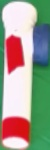
#> input picture script/1.jpg, 50 x 150 px, given in place of the camera
$ python object_tracking.py   (Python 2 division)   (older library calls are emulated)
#> lines starting #> are read from the running program, lines starting #| are printed output that depends on the picture; after the words box and inside, x2 and y2 are one past the last pixel; in counts of white or black regions, pixels touching at a corner belong together
#importing modules

import cv2
import numpy as np

#capturing video through webcam
cap=cv2.VideoCapture(0)

def auto_canny(image, sigma=0.33):
    	# compute the median of the single channel pixel intensities
	v = np.median(image)

	# apply automatic Canny edge detection using the computed median
	lower = int(max(0, (1.0 - sigma) * v))
	upper = int(min(255, (1.0 + sigma) * v))
	edged = cv2.Canny(image, lower, upper)

	# return the edged image
	return edged

while(1):
	_, img = cap.read()
#> img is the input picture: shape (150, 50, 3); mean B, G, R 144.7, 158.7, 159.5

	hsv=cv2.cvtColor(img,cv2.COLOR_BGR2HSV)
#> hsv: shape (150, 50, 3); mean H, S, V 99, 102, 194

	dic = {
		'red' : [np.array([136,87,111],np.uint8), np.array([180,255,255],np.uint8), 500, (0,0,255)],
		'blue' : [np.array([113,50,50],np.uint8), np.array([130,255,255],np.uint8), 800, (255,0,0)],
		'yello' : [np.array([22,60,200],np.uint8), np.array([60,255,255],np.uint8), 500, (0,255,0)],
		'green' : [np.array([30,19,76],np.uint8), np.array([88,128,162],np.uint8), 500, (0,255,0)],
	}

	circle_dic = {
		'washer' : [np.array([0,0,0],np.uint8), np.array([22,255,89],np.uint8), 100, (120,120,0)]
	}


	kernal = np.ones((8 ,8), "uint8")
	kernel_square = np.ones((11,11),np.uint8)
	kernel_ellipse= cv2.getStructuringElement(cv2.MORPH_ELLIPSE,(5,5))

	for k in circle_dic:
		mask = cv2.inRange(hsv, circle_dic[k][0], circle_dic[k][1])

		# [10 lines of commented-out code are left out]
		mask = cv2.GaussianBlur(mask,(11,11),-1)
		# mask = cv2.Laplacian(mask,cv2.CV_64F)
		# mask = cv2.bilateralFilter(mask,9,75,75)
		# mask = cv2.medianBlur(mask,5)

		cv2.imshow('circle', mask)
		cv2.imwrite('circle.jpg', mask)
		try:
			circles = cv2.HoughCircles(mask,cv2.HOUGH_GRADIENT,1,20,
							param1=50,param2=30,minRadius=0,maxRadius=70)
			circles = np.uint16(np.around(circles))

			print circles
			for i in np.squeeze(circles):
				# draw the outer circle
				cv2.circle(img,(i[0],i[1]),i[2],(0,255,0),2)
				# draw the center of the circle
				cv2.circle(img,(i[0],i[1]),3,(0,0,255),3)
				cv2.putText(img,k,(i[0],i[1]),cv2.FONT_HERSHEY_SIMPLEX, 1.0, circle_dic[k][3])
		except:
			print 'no circles'


	for k in dic:
		mask = cv2.inRange(hsv, dic[k][0], dic[k][1])
		dilation = cv2.dilate(mask,kernel_ellipse,iterations = 1)
		erosion = cv2.erode(dilation,kernel_square,iterations = 1)
		dilation2 = cv2.dilate(erosion,kernel_ellipse,iterations = 1)
		filtered = cv2.medianBlur(dilation2,5)
		kernel_ellipse= cv2.getStructuringElement(cv2.MORPH_ELLIPSE,(8,8))
		dilation2 = cv2.dilate(filtered,kernel_ellipse,iterations = 1)
		kernel_ellipse= cv2.getStructuringElement(cv2.MORPH_ELLIPSE,(5,5))
		median = cv2.medianBlur(dilation2,5)
		ret,mask = cv2.threshold(median,127,255,0)
		# mask = cv2.dilate(mask, kernal)
		(_,contours,hierarchy)=cv2.findContours(mask,cv2.RETR_TREE,cv2.CHAIN_APPROX_SIMPLE)
		for pic, contour in enumerate(contours):
			area = cv2.contourArea(contour)
			if(area>dic[k][2]):
				M = cv2.moments(contour)
				cx = int(M['m10']/M['m00'])
				cy = int(M['m01']/M['m00'])
				cv2.circle(img, (cx, cy), 10, dic[k][3], 3)
				x,y,_,_ = cv2.boundingRect(contour)
				rect = cv2.minAreaRect(contour)
				box = np.int0(cv2.boxPoints(rect))
				cv2.drawContours(img,[box],0,dic[k][3],2)
				cv2.putText(img,k,(x,y),cv2.FONT_HERSHEY_SIMPLEX, 1.0, dic[k][3])
#> this loop made 4 passes
#> contours on pass 4: 1 contour; box (x1, y1, x2, y2) and area: (0, 54, 7, 86) 168
#> pass 1, `mask = cv2.inRange(hsv, dic[k][0], dic[k][1])`:
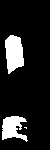
#> mask: shape (150, 50); 13.1% white; 3 white regions (1 under 20 px), largest, box (x1, y1, x2, y2) and area: (5, 35, 24, 74) 550, (2, 116, 28, 142) 425
#> pass 1, `dilation2 = cv2.dilate(erosion,kernel_ellipse,iterations = 1)`:
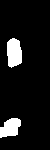
#> dilation2: shape (150, 50); 8.9% white; 2 white regions, box (x1, y1, x2, y2) and area: (7, 38, 22, 68) 366, (0, 118, 21, 138) 300
#> after the loop:
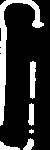
#> dilation: shape (150, 50); 18.8% white; 6 white regions (1 under 20 px), largest, box (x1, y1, x2, y2) and area: (0, 0, 44, 126) 920, (30, 61, 36, 99) 195, (28, 103, 34, 126) 110, (0, 141, 20, 150) 86, (23, 138, 34, 150) 80
#> after the loop:
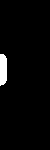
#> dilation2: shape (150, 50); 2.7% white; 1 white region, box (x1, y1, x2, y2) and area: (0, 54, 7, 86) 204
#> after the loop:
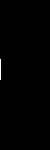
#> erosion: shape (150, 50); 0.28% white in thin lines or dots, all inside (x1, y1, x2, y2) = (0, 59, 1, 80)
#> after the loop:
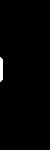
#> filtered: shape (150, 50); 0.92% white; 1 white region, box (x1, y1, x2, y2) and area: (0, 57, 3, 82) 69
#> after the loop:
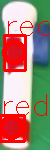
#> img: shape (150, 50, 3); 17.25% of pixels changed, all inside (x1, y1, x2, y2) = (0, 21, 50, 143)
#> after the loop: mask: shape (150, 50); 2.7% white; 1 white region, box (x1, y1, x2, y2) and area: (0, 54, 7, 86) 202

	#cv2.imshow("Redcolour",red)
	cv2.imshow("Color Tracking",img)
	#cv2.imshow("red",res)
	k = cv2.waitKey(5) & 0xFF
#> (key Esc is pressed here)
	if k == 27:
		break

cap.release()
cv2.destroyAllWindows()

$ run again, on script/2.jpg
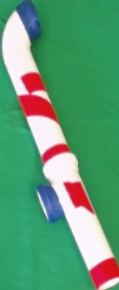
#> input picture script/2.jpg, 119 x 290 px, given in place of the camera
#> img is the input picture: shape (290, 119, 3); mean B, G, R 117.3, 155, 92.9
#> hsv: shape (290, 119, 3); mean H, S, V 85.7, 148.1, 170.3
#> the loop `for k in dic:` made 4 passes
#> pass 1, `mask = cv2.inRange(hsv, dic[k][0], dic[k][1])`:
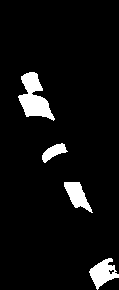
#> mask: shape (290, 119); 6.1% white; 4 white regions, box (x1, y1, x2, y2) and area: (18, 72, 55, 121) 917, (89, 258, 119, 290) 503, (64, 182, 93, 213) 443, (42, 143, 68, 163) 251
#> after the loop `for k in dic:`:
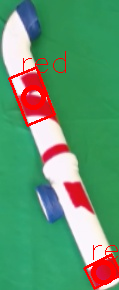
#> img: shape (290, 119, 3); 4.09% of pixels changed, all inside (x1, y1, x2, y2) = (8, 51, 119, 290)
